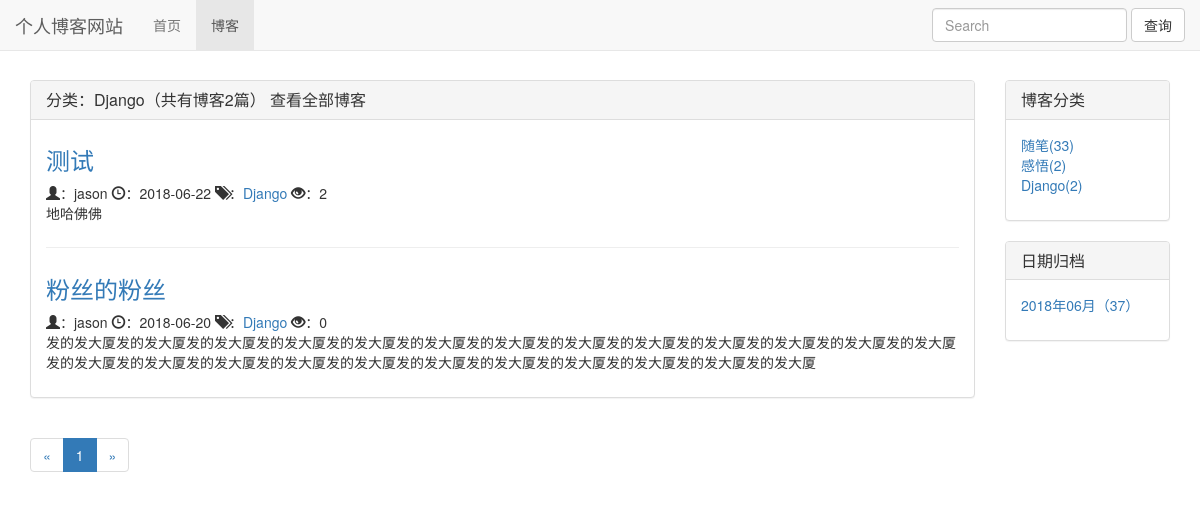
Page /blog/type/3 on the committed database.
### blog/models.py (models this page shows, shortened)
class BlogType(models.Model):
    typename = models.CharField(max_length=15)
    def __str__(self):
        return self.typename

class Blog(models.Model):
    tittle = models.CharField(max_length=50)
    blogtype = models.ForeignKey(BlogType,on_delete=models.DO_NOTHING)
    author = models.ForeignKey(User,on_delete=models.DO_NOTHING)
    content = RichTextUploadingField()
    created_time = models.DateTimeField(auto_now_add=True)
    last_update_time = models.DateTimeField(auto_now=True)
    def get_read_num(self):
        try:
            ct = ContentType.objects.get_for_model(Blog)
            readnum = ReadNum.objects.get(content_type=ct, object_id=self.pk)
            return readnum.read_num
        except exceptions.ObjectDoesNotExist:
            return 0
    class Meta:
        ordering=['-created_time',]

### read_statistics/models.py (models this page shows)
class ReadNum(models.Model):
    read_num = models.IntegerField(default=0)
    content_type = models.ForeignKey(ContentType, on_delete=models.DO_NOTHING)
    object_id = models.PositiveIntegerField()
    content_object = GenericForeignKey('content_type', 'object_id')

### blog/views.py (the view)
# urls.py: path('type/<int:blog_type_pk>',views.blog_with_type,name='blog_with_type'),
def blog_with_type(request,blog_type_pk):
    blogtype = get_object_or_404(BlogType,pk=blog_type_pk)
    blog_all_list = Blog.objects.filter(blogtype=blogtype)
    context = blog_list_common_util(request,blog_all_list)
    context['blogtype'] = blogtype
    return  render_to_response("blog/blog_with_type.html",context)

### templates/blog/blog_with_type.html (shortened to what this page needs)
{% extends 'blog/blog_list.html' %}
{% block blog_list_tittle %}
    分类：{{ blogtype.typename }}（共有博客{{ page_of_blog.paginator.count }}篇）
    <a href="{% url 'blog_list' %}">查看全部博客</a>
{% endblock %}

### templates/blog/blog_list.html (shortened to what this page needs)
{% extends 'base.html' %}
{% load staticfiles %}
{% block head_extand %}
    <link rel="stylesheet" href="{% static 'blog.css' %}">
{% endblock %}
{% block nav_blog_active %}active{% endblock %}
{% block content %}
    <div class="container">
        <div class="row">
            <div class="col-xs-12 col-sm-8 col-md-9 col-lg-10">
                <div class="panel panel-default">
                  <div class="panel-heading">
                    <h3 class="panel-title">{% block blog_list_tittle %}博客列表(共有博文{{ page_of_blog.paginator.count }}篇){% endblock %}</h3>
                  </div>
                  <div class="panel-body">
                        {% for blog in page_of_blog.object_list %}
                            <div class="blog">
                                <h3><a href="{% url 'blog_detail' blog.pk %}">{{ blog.tittle }}</a></h3>
                                <p class="blog-info">
                                  <span class="glyphicon glyphicon-user" aria-hidden="true"></span>：{{ blog.author }}
                                  <span class="glyphicon glyphicon-time" aria-hidden="true"></span>：{{ blog.created_time|date:"Y-m-d" }}
                                  <span class="glyphicon glyphicon-tags" aria-hidden="true"></span>：<a href="{% url 'blog_with_type' blog.blogtype.pk %}">{{ blog.blogtype }}</a>
                                  <span class="glyphicon glyphicon-eye-open" aria-hidden="true"></span>：{{ blog.get_read_num }}
                                </p>
                                <p>{{ blog.content|striptags|truncatechars_html:120 }}</p>
                            </div>
                        {% empty %}
                            <div class="blog">
                                <h3>暂无博客</h3>
                            </div>
                        {% endfor %}
                  </div>
                </div>
                <div>
                    <ul class="pagination">
                        <li>
                            {% if page_of_blog.has_previous %}
                                <a href="?page={{ page_of_blog.previous_page_number }}" aria-label="Previous">
                                    <span aria-hidden="true">&laquo;</span>
                                </a>
                            {% else %}
                                <span aria-hidden="true">&laquo;</span>
                            {% endif %}
                        </li>
                        {% for page_num in page_range %}
                            {% if page_num == page_of_blog.number %}
                                <li class="active"><a href="?page={{ page_num }}">{{ page_num }}</a></li>
                            {% else %}
                                {% if page_num == '...' %}
                                    <li><span>{{ page_num }}</span></li>
                                {% else %}
                                    <li><a href="?page={{ page_num }}">{{ page_num }}</a></li>
                                {% endif %}
                            {% endif %}
                        {% endfor %}
                        <li>
                         {% if page_of_blog.has_next %}
                                <a href="?page={{ page_of_blog.next_page_number }}" aria-label="Next">
                                    <span aria-hidden="true">&raquo;</span>
                                </a>
                            {% else %}
                                <span aria-hidden="true">&raquo;</span>
                            {% endif %}
                        </li>
                    </ul>
                </div>
            </div>
            <div class="hidden-xs col-sm-4 col-md-3 col-lg-2">
                <div class="panel panel-default">
                  <div class="panel-heading">
                    <h3 class="panel-title">博客分类</h3>
                  </div>
                  <div class="panel-body">
                        <ul class="blog_type">
                            {% for blogtype in blogtypes %}
                                <li><a href="{% url 'blog_with_type' blogtype.pk %}">{{ blogtype.typename }}({{ blogtype.blog_count }})</a></li>
                            {% empty %}
                                <p>-- 暂无分类 --</p>
                            {% endfor %}
                        </ul>
                  </div>
                </div>
                <div class="panel panel-default">
                  <div class="panel-heading">
                    <h3 class="panel-title">日期归档</h3>
                  </div>
                  <div class="panel-body">
                        <ul class="blog_type">
                            {% for blog_date,blog_count in blogs_with_date.items %}
                                <li><a href="{% url 'blog_with_date' blog_date.year blog_date.month %}">{{ blog_date|date:'Y年m月' }}（{{ blog_count }}）</a></li>
                            {% empty %}
                                <p>-- 暂无博客 --</p>
                            {% endfor %}
                        </ul>
                  </div>
                </div>
            </div>
        </div>
    </div>
{% endblock %}

### static/base.css (style rules this page uses)
* { margin: 0; padding: 0; }
body { margin-top: 80px!important; }

### static/blog.css (style rules this page uses)
ul.blog_type { list-style-type: none; }
div.blog:not(:last-child) { margin-bottom: 2em; padding-bottom: 1em; border-bottom: 1px solid #eeeeee; }
div.blog h3 { margin-top: 0.5em; }
div.blog p.blog-info { margin: 0; }

### rows in the picture
BlogType: typename "Django", blog_count "2"
Blog: tittle "测试", author "jason", created_time "2018-06-22", blogtype "Django", get_read_num "2", content "地哈佛佛"
Blog: tittle "粉丝的粉丝", author "jason", created_time "2018-06-20", blogtype "Django", get_read_num "0", content "发的发大厦发的发大厦发的发大厦发的发大厦发的发大厦发的发大厦发的发大厦发的发大厦发的发大厦发的发大厦发的发大厦发的发大厦发的发大厦发的发大厦发的发大厦发的发大厦发的发大厦发的发大厦发的发大厦发的发大厦发的发大厦发的发大厦发的发大厦发的发大厦"
BlogType: typename "随笔", blog_count "33"
BlogType: typename "感悟", blog_count "2"

### other values in the picture
{{ page_of_blog.paginator.count }} "2"
{{ page_num }} "1"
{{ blog_date|date:'Y年m月' }} "2018年06月"
{{ blog_count }} "37"
